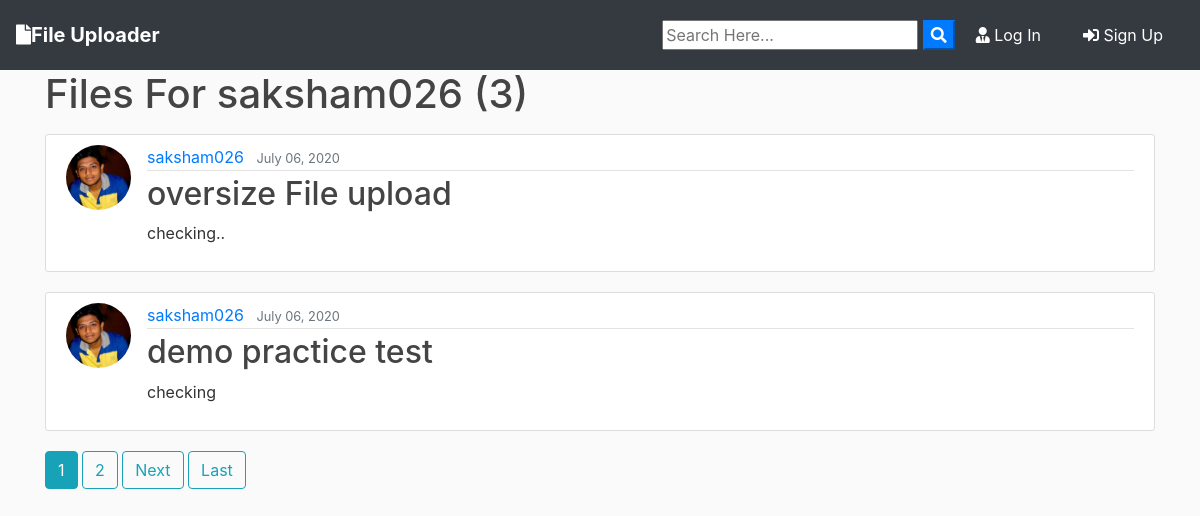
/user/saksham026, run on an earlier commit of the app's database.
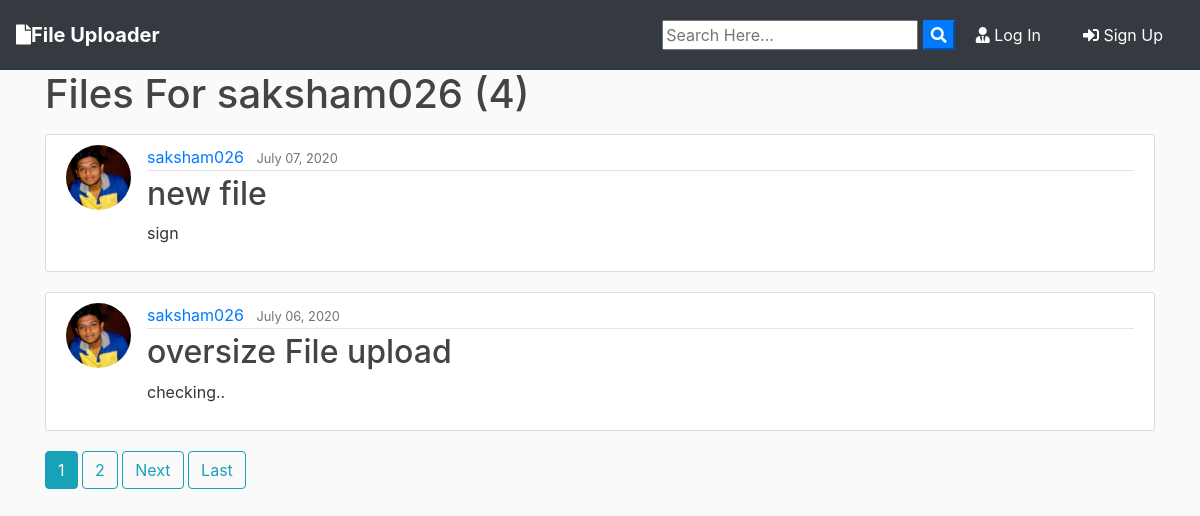
And on a later commit of the database.
### uploads/models.py (models this page shows, shortened)
class Filee(models.Model):
	title = models.CharField(max_length=100)
	file = models.FileField(null=True,blank=True,upload_to='Files', validators=[validate_file_size])
	content = models.TextField()
	date_posted = models.DateTimeField(default=timezone.now)
	author = models.ForeignKey(User, on_delete=models.CASCADE)

### users/models.py (models this page shows, shortened)
class Profile(models.Model):
    user = models.OneToOneField(User, on_delete=models.CASCADE)
    image = models.ImageField(default='default.jpg', upload_to='profile_pics')

### uploads/views.py (the view)
# urls.py: path('user/<str:username>', UserFileListView.as_view(), name='user-files'),
class UserFileListView(ListView):
    model = Filee
    template_name = 'upload/user_files.html'  # <app>/<model>_<viewtype>.html
    context_object_name = 'files'
    paginate_by = 2
    def get_queryset(self):
        user = get_object_or_404(User, username=self.kwargs.get('username'))
        return Filee.objects.filter(author=user).order_by('-date_posted')

### uploads/templates/upload/user_files.html (shortened to what this page needs)
{% extends "upload/base.html" %}
{% block content %}
    <h1 class="mb-3">Files For {{ view.kwargs.username }} ({{ page_obj.paginator.count }})</h1>
    {% for filee in files %}
        <article class="media content-section">
          <img class="rounded-circle article-img" src="{{ filee.author.profile.image.url }}">
          <div class="media-body">
            <div class="article-metadata">
              <a class="mr-2" href="{% url 'user-files' filee.author.username %}">{{ filee.author }}</a>
              <small class="text-muted">{{ filee.date_posted|date:"F d, Y" }}</small>
            </div>
            <h2><a class="article-title" href="{% url 'file-detail' filee.id %}">{{ filee.title }}</a></h2>
            <p class="article-content">{{ filee.content }}</p>
          </div>
        </article>
    {% endfor %}
    {% if is_paginated %}
      {% for num in page_obj.paginator.page_range %}
        {% if page_obj.number == num %}
          <a class="btn btn-info mb-4" href="?page={{ num }}">{{ num }}</a>
        {% elif num > page_obj.number|add:'-3' and num < page_obj.number|add:'3' %}
          <a class="btn btn-outline-info mb-4" href="?page={{ num }}">{{ num }}</a>
        {% endif %}
      {% endfor %}
      {% if page_obj.has_next %}
        <a class="btn btn-outline-info mb-4" href="?page={{ page_obj.next_page_number }}">Next</a>
        <a class="btn btn-outline-info mb-4" href="?page={{ page_obj.paginator.num_pages }}">Last</a>
      {% endif %}
    {% endif %}
{% endblock content %}

What changed in the data, as far as the page shows it:
no longer on this page (row unchanged): Filee: author.profile.image (picture), author "saksham026", date_posted "July 06, 2020", title "demo practice test", content "checking"
added Filee: author.profile.image (picture), author "saksham026", date_posted "July 07, 2020", title "new file", content "sign"
Also different on the page:
{{ page_obj.paginator.count }}: "3" → "4"
